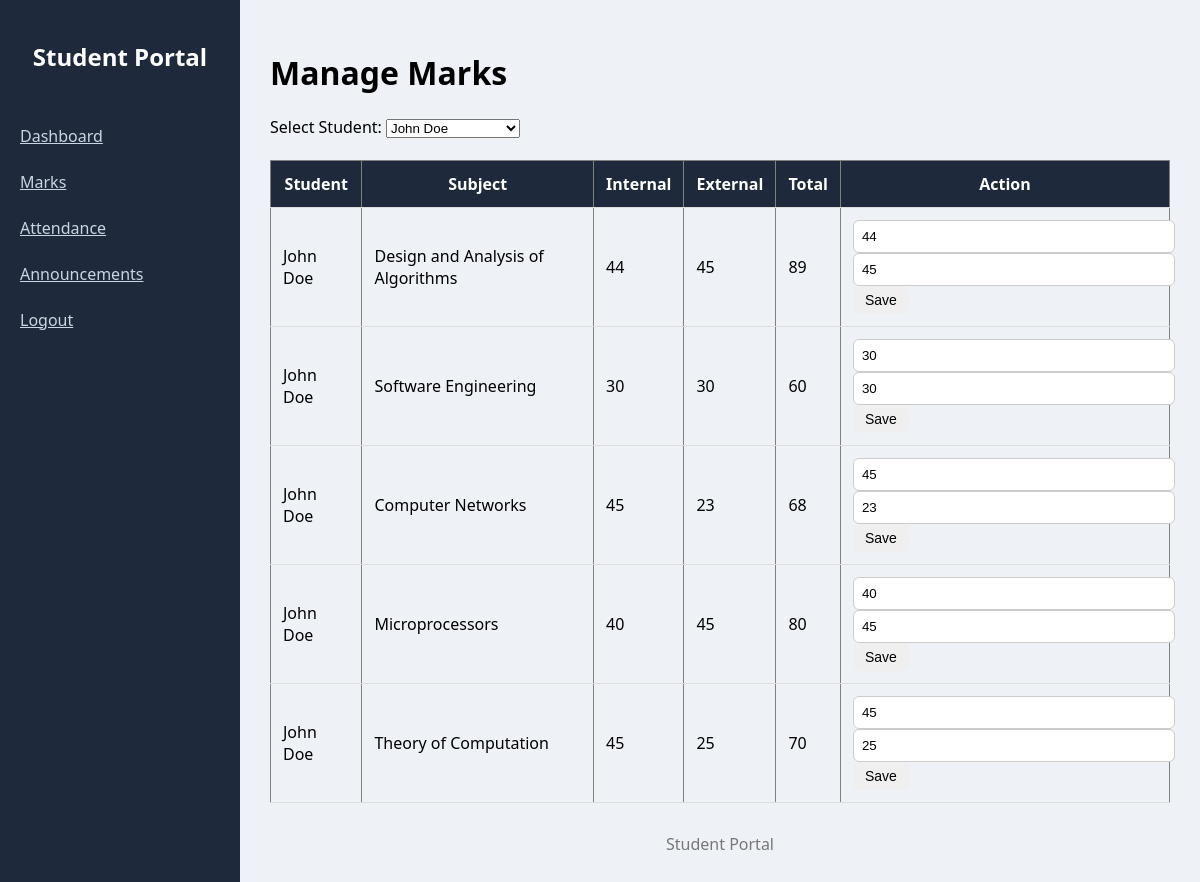
/admin/marks?student_id=1, run on the app's committed database.
### tables this page shows
CREATE TABLE students (
    student_id INTEGER PRIMARY KEY AUTOINCREMENT,
    user_id INTEGER,
    name TEXT NOT NULL,
    branch TEXT,
    semester INTEGER, status TEXT DEFAULT 'Active',
    FOREIGN KEY (user_id) REFERENCES users(user_id)
);

CREATE TABLE subjects (
    subject_id INTEGER PRIMARY KEY AUTOINCREMENT,
    subject_name TEXT,
    semester INTEGER
);

### app.py (the view)
@app.route('/admin/marks')
def manage_marks():
    conn = get_db_connection()
    selected_student = request.args.get('student_id')
    students = conn.execute("SELECT student_id, name FROM students").fetchall()
    if selected_student:
        query = f"""
        SELECT
            s.student_id,
            s.name,
            sub.subject_id,
            sub.subject_name,
            IFNULL(MAX(m.internal_marks), 0) AS internal_marks,
            IFNULL(MAX(m.external_marks), 0) AS external_marks,
            IFNULL(MAX(m.total_marks), 0) AS total_marks
        FROM students s
        JOIN subjects sub ON s.semester = sub.semester
        LEFT JOIN marks m
            ON m.student_id = s.student_id
            AND m.subject_id = sub.subject_id
        WHERE s.student_id = CAST({selected_student} AS INTEGER)
        GROUP BY s.student_id, sub.subject_id
        """
        try:
            marks = conn.execute(query).fetchall()
        except Exception as e:
            print("SQL Error:", e)
            marks = []
    else:
        marks = []
    conn.close()
    return render_template(
        'admin_marks.html',
        marks=marks,
        students=students,
        selected_student=selected_student
    )

### app.py (called while the page is built)
def get_db_connection():
    conn = sqlite3.connect('student_portal.db')
    conn.row_factory = sqlite3.Row
    return conn

### templates/admin_marks.html (shortened to what this page needs)
{% extends "base.html" %}
{% block content %}
<h1>Manage Marks</h1>
<form method="GET">
    <label>Select Student:</label>
    <select name="student_id" onchange="this.form.submit()">
        {% for s in students %}
            <option value="{{ s.student_id }}"
            {% if selected_student == s.student_id|string %}selected{% endif %}>
                {{ s.name }}
            </option>
        {% endfor %}
    </select>
</form>
<br>
<table border="1" cellpadding="10">
<tr>
    <th>Student</th>
    <th>Subject</th>
    <th>Internal</th>
    <th>External</th>
    <th>Total</th>
    <th>Action</th>
</tr>
{% for m in marks %}
<tr>
    <td>{{ m.name }}</td>
    <td>{{ m.subject_name }}</td>
    <td>{{ m.internal_marks }}</td>
    <td>{{ m.external_marks }}</td>
    <td>{{ m.total_marks }}</td>
    <td>
        <form method="POST" action="/admin/add_mark">
            <input type="number" name="internal" value="{{ m.internal_marks }}" required>
            <input type="number" name="external" value="{{ m.external_marks }}" required>
<button type="submit">Save</button>
</form>
</td>
</tr>
{% endfor %}
</table>
{% endblock %}

### templates/base.html (style rules this page uses)
body { margin:0; font-family:'Segoe UI',sans-serif; background:#eef2f7; }
table { width:100%; border-collapse:collapse; }
th,td { padding:12px; border-bottom:1px solid #ddd; }
th { background:#1e293b; color:white; }
button { padding:6px 12px; border:none; border-radius:6px; cursor:pointer; font-size:14px; }
input, textarea { width:100%; padding:8px; border-radius:6px; border:1px solid #ccc; }

### data on the page
students: name "John Doe", subject_name "Design and Analysis of Algorithms", internal_marks "44", external_marks "45", total_marks "89", internal "44", external "45", subject_name "Software Engineering", internal_marks "30", external_marks "30", total_marks "60", internal "30", external "30", subject_name "Computer Networks", internal_marks "45", external_marks "23", total_marks "68", internal "45", external "23", subject_name "Microprocessors", internal_marks "40", total_marks "80", internal "40", subject_name "Theory of Computation", external_marks "25", total_marks "70", external "25"

### other printed values
form field student_id "John Doe"
